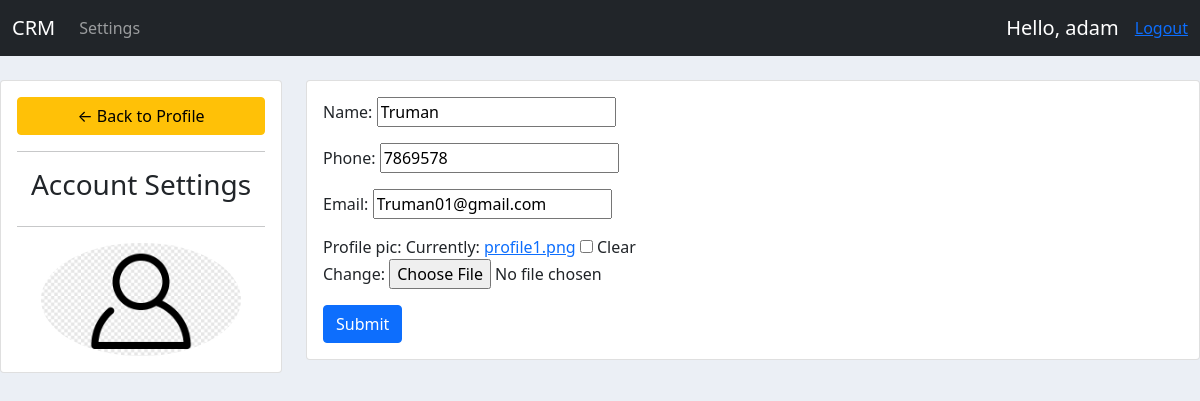
/account/ (signed in), run on the app's committed database.
### accounts/models.py (models this page shows, shortened)
class Customer(models.Model):
	user = models.OneToOneField(User, null=True, blank=True, on_delete=models.CASCADE)
	name = models.CharField(max_length=200, null=True)
	phone = models.CharField(max_length=200, null=True)
	email = models.CharField(max_length=200, null=True)
	profile_pic = models.ImageField(default="profile1.png", null=True, blank=True)
	date_created = models.DateTimeField(auto_now_add=True, null=True)

### accounts/decorators.py (the view)
		def wrapper_func(request, *args, **kwargs):
			group = None
			if request.user.groups.exists():
				group = request.user.groups.all()[0].name
			if group in allowed_roles:
				return view_func(request, *args, **kwargs)
			else:
				return HttpResponse('You are not authorized to view this page')

### accounts/forms.py
class CustomerForm(ModelForm):
	class Meta:
		model = Customer
		fields = '__all__'
		exclude = ['user']

### accounts/views.py (called while the page is built)
@login_required(login_url='login')
@allowed_users(allowed_roles=['customer'])
def accountSettings(request):
	customer = request.user.customer
	form = CustomerForm(instance=customer)
	if request.method == 'POST':
		form = CustomerForm(request.POST, request.FILES,instance=customer)
		if form.is_valid():
			form.save()
	context = {'form':form}
	return render(request, 'accounts/account_settings.html', context)

### accounts/templates/accounts/account_settings.html (shortened to what this page needs)
{%  extends 'accounts/main.html' %}
{% load static %}
{% block content %}
<br>
<div class="row">
	<div class="col-md-3">
		<div class="card card-body">
			<a class="btn btn-warning" href="{% url 'home' %}"> &#8592; Back to Profile</a>
			<hr>
			<h3 style="text-align: center">Account Settings</h3>
			<hr>
			<img class="profile-pic" src="{{request.user.customer.profile_pic.url}}" >
		</div>
	</div>
	<div class="col-md-9">
		<div class="card card-body">
			<form method="POST" action="" enctype="multipart/form-data">
				{{form.as_p}}
			<input class="btn btn-primary" type="submit" name="Update Information">
			</form>
		</div>
	</div>
</div>
{% endblock %}

### accounts/templates/accounts/navbar.html (shortened to what this page needs)
<nav class="navbar navbar-expand-lg navbar-dark bg-dark">
    <div class="container-fluid">
      <a class="navbar-brand" href="#">CRM</a>
      <div class="collapse navbar-collapse" id="navbarSupportedContent">
        <ul class="navbar-nav me-auto mb-2 mb-lg-0">
        {% if request.user.is_staff %}
          <li class="nav-item">
            <a class="nav-link active" aria-current="page" href="{% url 'home' %}">Dashboard</a>
          </li>
          <li class="nav-item">
            <a class="nav-link" href="{% url 'products' %}">Products</a>
          </li>
          {% else %}
       <li class="nav-item">
        <a class="nav-link" href="{% url 'account' %}">Settings</a>
      </li>
          {% endif %}
        </ul>
      </div>
      <a class="navbar-brand" >Hello, {{request.user}}</a>
      <a  href="{% url 'logout' %}">Logout</a>
  </div>
  </nav>

### static/css/main.css (style rules this page uses)
body { background-color: #ebeff5; }

### accounts/templates/accounts/account_settings.html (style rules this page uses)
.profile-pic { max-width: 200px; max-height:200px; margin: 0 auto; border-radius: 50%; }

### data on the page
Customer: name "Truman", phone "7869578", email "Truman01@gmail.com"

### other printed values
{{ request.user }} "adam"
